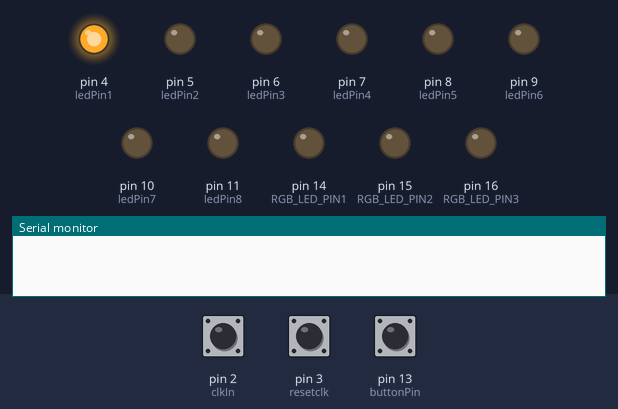
Simulated run of this sketch. Board: Arduino Uno, built with avr-gcc and run on an emulated ATmega328P. Parts: output pins drawn as LEDs (lit = HIGH), the last lines printed to the serial monitor. The inputs (shaded band) are chosen by the test bench; at power-on: pin 13 (buttonPin) LOW, pin 2 (clkIn) HIGH, pin 3 (resetclk) HIGH.

Above: at 1.2 s.
1.3 s: pin 13 (buttonPin) pulled HIGH for 0.15 s
At 1.6 s:
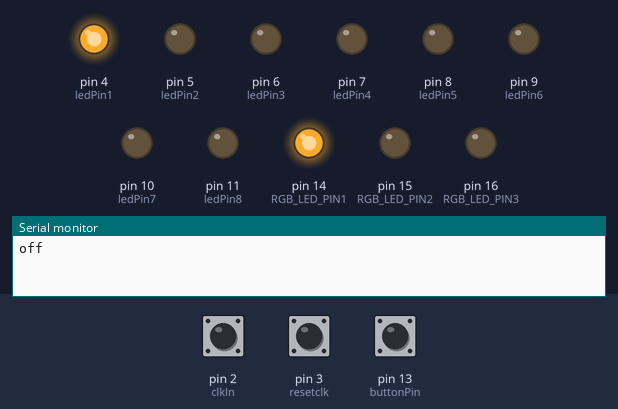
2.9 s: pin 13 (buttonPin) pulled HIGH for 1 s
At 4.1 s:
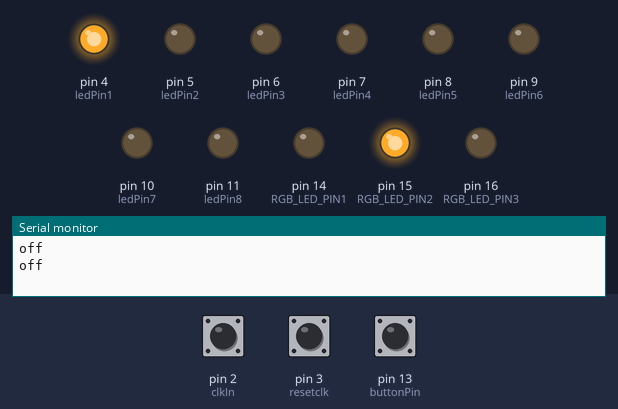
5.4 s: pin 13 (buttonPin) pulled HIGH for 0.15 s
At 6.0 s:
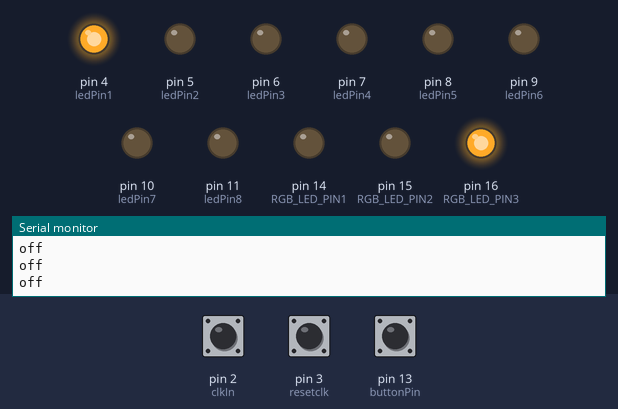
7.0 s: pin 13 (buttonPin) pulled HIGH for 3.2 s
At 8.4 s:
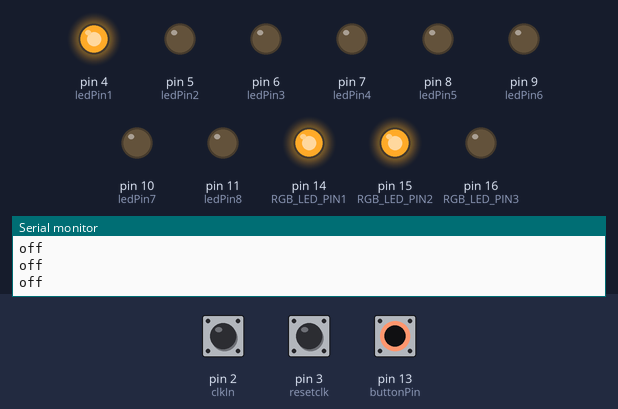
11.7 s: pin 13 (buttonPin) pulled HIGH for 0.15 s
At 12.0 s:
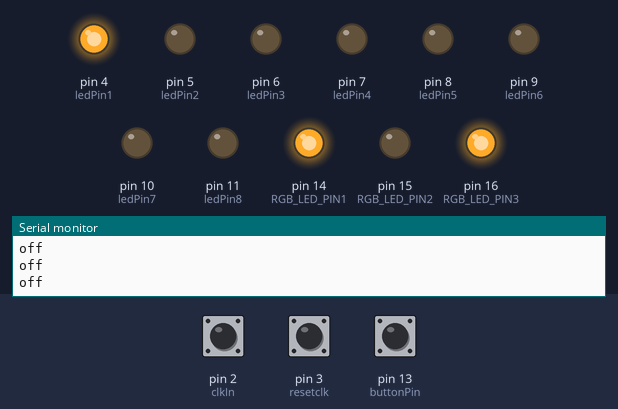
13.3 s: pin 13 (buttonPin) pulled HIGH for 1 s
At 14.4 s:
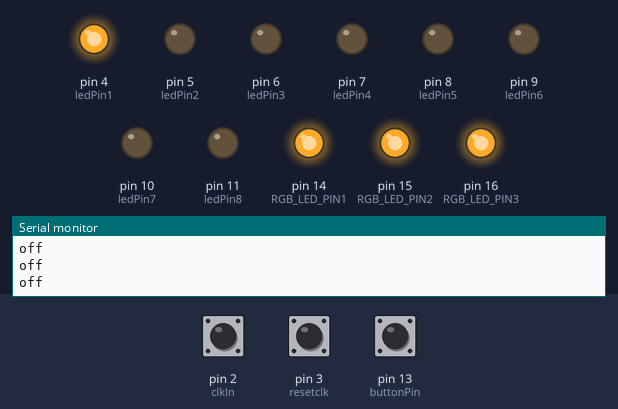
Timing chart, 0 to 16.3 s (numbered marks = the images above; inputs shaded):
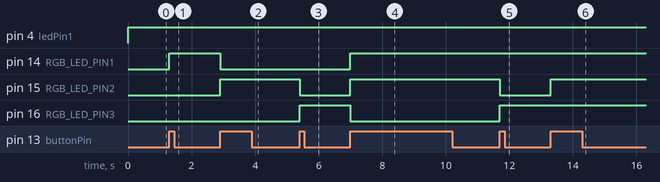

Measured:
- after the input at 1.3 s, pin 14 (RGB_LED_PIN1): LOW → HIGH at once
- after the input at 2.9 s, pin 14 (RGB_LED_PIN1): HIGH → LOW at once; pin 15 (RGB_LED_PIN2): LOW → HIGH at once
- after the input at 5.4 s, pin 15 (RGB_LED_PIN2): HIGH → LOW at once; pin 16 (RGB_LED_PIN3): LOW → HIGH at once
- after the input at 7.0 s, pin 14 (RGB_LED_PIN1), pin 15 (RGB_LED_PIN2): LOW → HIGH at once; pin 16 (RGB_LED_PIN3): HIGH → LOW at once
- after the input at 11.7 s, pin 15 (RGB_LED_PIN2): HIGH → LOW at once; pin 16 (RGB_LED_PIN3): LOW → HIGH at once
- after the input at 13.3 s, pin 15 (RGB_LED_PIN2): LOW → HIGH at once

The sketch:

SimpleSeq_last.ino
```cpp
// (licence header left out)
//  ================= start of global section ==================

const int clkIn = 2;   // the digital (clock) input
const int resetclk = 3; //reset the sequencer

const int ledPin1 = 4;  //First 4 leds
const int ledPin2 = 5;
const int ledPin3 = 6;
const int ledPin4 = 7;

const int ledPin5 = 8; // Second 4 leds
const int ledPin6 = 9;
const int ledPin7 = 10;
const int ledPin8 = 11;


byte direction_Array[] {
  0, 1, 2, 3, 4, 5, 6, 7, 0, 1, 2, 3, 4, 5, 6, 7, // forward
  7, 6, 5, 4, 3, 2, 1, 0, 7, 6, 5, 4, 3, 2, 1, 0, // backwards
  1, 3, 5, 7, 1, 3, 5, 7, 1, 3, 5, 7, 1, 3, 5, 7, // prime
  1, 3, 5, 7, 5, 3, 1, 3, 5, 7, 5, 3, 1, 3, 5, 7, // prime pendulum
  0, 2, 4, 6, 0, 2, 4, 6, 0, 2, 4, 6, 0, 2, 4, 6, // even
  0, 2, 4, 6, 4, 2, 0, 2, 4, 6, 4, 2, 0, 2, 4, 6, // even pendulum
  0, 7, 1, 6, 2, 5, 3, 4, 4, 3, 5, 2, 6, 1, 7, 0, // mamma mia
  7, 6, 5, 4, 3, 2, 1, 0, 0, 1, 2, 3, 4, 5, 6, 7 // pendulum
};


byte mode; // this is the direction

byte clock_current;
byte clock_previous;

byte reset_current;
byte reset_previous;

byte clock_count;

////////////////////////////////////////////BUTTON PUSH COUNTER FOR CHANGING PLAYMODES //////////

// this constant won't change:
const int  buttonPin = 13;    // the pin that the pushbutton is attached to

// Variables will change:
int buttonPushCounter = 0;   // counter for the number of button presses
int buttonState = 0;         // current state of the button
int lastButtonState = 0;     // previous state of the button

///////////////////////////////////RGB LED //////////////////////////


const byte RGB_LED_PIN1 = 14;     // connect green pin of the RGB LED to ~9
const byte RGB_LED_PIN2 = 15;     // connect blue pin of the RGB LED to ~10
const byte RGB_LED_PIN3 = 16;      // connect red pin of the RGB LED to ~11


void setup() {

  //Start Serial for tracking
  Serial.begin(9600);

  pinMode (ledPin1, OUTPUT);
  pinMode (ledPin2, OUTPUT);
  pinMode (ledPin3, OUTPUT);
  pinMode (ledPin4, OUTPUT);
  pinMode (ledPin5, OUTPUT);
  pinMode (ledPin6, OUTPUT);
  pinMode (ledPin7, OUTPUT);
  pinMode (ledPin8, OUTPUT);

  pinMode(clkIn, INPUT);
  pinMode(resetclk, INPUT);

  ////ADDED CODE FOR PUSHBUTTON THAT CHANGES PLAYMODE//

  // initialize the button pin as a input:
  pinMode(buttonPin, INPUT);

  /////////////////////////////////////

  pinMode(RGB_LED_PIN1, OUTPUT);
  pinMode(RGB_LED_PIN2, OUTPUT);
  pinMode(RGB_LED_PIN3, OUTPUT);

  /////////////////////////////////

  attachInterrupt(0, isr, RISING);
}

void loop() {


  // compare the buttonState to its previous state
  if (buttonState != lastButtonState) {
    // if the state has changed, increment the counter
    if (buttonState == HIGH) {
      // if the current state is HIGH then the button went from off to on:
      buttonPushCounter++;
      mode++;
      //Serial.println("on");
      //Serial.print("number of button pushes: ");
      //Serial.println(buttonPushCounter);
    } else {
      // if the current state is LOW then the button went from on to off:
      Serial.println("off");
    }
    // Delay a little bit to avoid bouncing
    //delay(50);
  }
  // save the current state as the last state, for next time through the loop
  lastButtonState = buttonState;

  if (buttonPushCounter == 0) {
    digitalWrite(RGB_LED_PIN1, 0);     // NO LIGHT
    digitalWrite(RGB_LED_PIN2, 0);
    digitalWrite(RGB_LED_PIN3, 0);

  } else if (buttonPushCounter == 1) {
    digitalWrite(RGB_LED_PIN1, 1);     // RGB LED PIN 1 ON
    digitalWrite(RGB_LED_PIN2, 0);
    digitalWrite(RGB_LED_PIN3, 0);
  }

  else if (buttonPushCounter == 2) {
    digitalWrite(RGB_LED_PIN1, 0);
    digitalWrite(RGB_LED_PIN2, 1);  // RGB LED PIN 2 ON
    digitalWrite(RGB_LED_PIN3, 0);
  }

  else if (buttonPushCounter == 3) {
    digitalWrite(RGB_LED_PIN1, 0);
    digitalWrite(RGB_LED_PIN2, 0 );
    digitalWrite(RGB_LED_PIN3, 1); // RGB LED PIN 3 ON
  }

  else if (buttonPushCounter == 4) {  // NO LIGHT
    digitalWrite(RGB_LED_PIN1, 1);
    digitalWrite(RGB_LED_PIN2, 1);
    digitalWrite(RGB_LED_PIN3, 0);
  }

  else if (buttonPushCounter == 5) {
    digitalWrite(RGB_LED_PIN1, 1);      // RGB LED PIN 1 ON
    digitalWrite(RGB_LED_PIN2, 0);
    digitalWrite(RGB_LED_PIN3, 1);
  }

  else if (buttonPushCounter == 6) {
    digitalWrite(RGB_LED_PIN1, 1);
    digitalWrite(RGB_LED_PIN2, 1 );   // RGB LED PIN 2 ON
    digitalWrite(RGB_LED_PIN3, 1);
  }

  else if (buttonPushCounter == 7) {
    digitalWrite(RGB_LED_PIN1, 0);
    digitalWrite(RGB_LED_PIN2, 1 );
    digitalWrite(RGB_LED_PIN3, 1); // RGB LED PIN 3 ON
  }

  if (buttonPushCounter == 8) {
    buttonPushCounter = 0;
    mode = 0;
  }


  // read the pushbutton input pin:
  buttonState = digitalRead(buttonPin);

  clock_current = digitalRead(clkIn);

  if (clock_current != clock_previous) {
    clock_previous = clock_current;

    if (clock_current == 1) {

      for (int i = 0; i < 8; i ++) {
        digitalWrite(i + 4, LOW); // I had to add 4 because its starts at pin 4
      }
      digitalWrite(direction_Array[clock_count + (mode << 4)] + 4, HIGH); // I had to add 4 because its starts at pin 4
      clock_count ++;

      if (clock_count > 15) {
        clock_count = 0;
      }
    }
  }

  reset_current = digitalRead(resetclk);

  if (reset_current != reset_previous) {
    reset_previous = reset_current;

    if (reset_current == 1) {
      clock_count = 0;
    }
  }
}

//  isr() - quickly handle interrupts from the clock input
//  ------------------------------------------------------
void isr()
{
  clock_current = HIGH;
}
```
